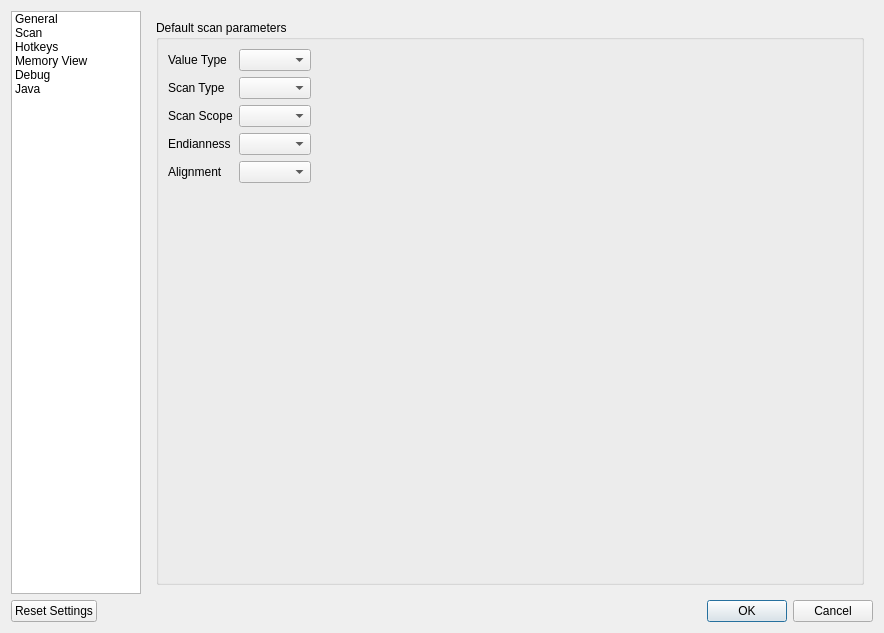
<?xml version="1.0" encoding="UTF-8"?>
<ui version="4.0">
 <class>Dialog</class>
 <widget class="QDialog" name="Dialog">
  <property name="geometry">
   <rect>
    <x>0</x>
    <y>0</y>
    <width>884</width>
    <height>633</height>
   </rect>
  </property>
  <property name="windowTitle">
   <string>Settings</string>
  </property>
  <layout class="QGridLayout" name="gridLayout">
   <item row="0" column="0">
    <layout class="QVBoxLayout" name="verticalLayout">
     <item>
      <layout class="QHBoxLayout" name="horizontalLayout_2">
       <item>
        <widget class="QListWidget" name="listWidget_Options">
         <property name="sizePolicy">
          <sizepolicy hsizetype="Fixed" vsizetype="Expanding">
           <horstretch>0</horstretch>
           <verstretch>0</verstretch>
          </sizepolicy>
         </property>
         <property name="maximumSize">
          <size>
           <width>130</width>
           <height>16777215</height>
          </size>
         </property>
         <item>
          <property name="text">
           <string>General</string>
          </property>
         </item>
         <item>
          <property name="text">
           <string>Scan</string>
          </property>
         </item>
         <item>
          <property name="text">
           <string>Hotkeys</string>
          </property>
         </item>
         <item>
          <property name="text">
           <string>Memory View</string>
          </property>
         </item>
         <item>
          <property name="text">
           <string>Debug</string>
          </property>
         </item>
         <item>
          <property name="text">
           <string>Java</string>
          </property>
         </item>
        </widget>
       </item>
       <item>
        <widget class="QStackedWidget" name="stackedWidget">
         <property name="minimumSize">
          <size>
           <width>500</width>
           <height>500</height>
          </size>
         </property>
         <property name="currentIndex">
          <number>1</number>
         </property>
         <widget class="QWidget" name="page_General">
          <layout class="QGridLayout" name="gridLayout_2">
           <item row="0" column="0">
            <layout class="QVBoxLayout" name="verticalLayout_5">
             <item>
              <layout class="QHBoxLayout" name="horizontalLayout_7">
               <item>
                <layout class="QVBoxLayout" name="verticalLayout_3">
                 <item>
                  <layout class="QVBoxLayout" name="verticalLayout_2">
                   <item>
                    <widget class="QCheckBox" name="checkBox_AutoUpdateAddressTable">
                     <property name="text">
                      <string>Auto-update address table</string>
                     </property>
                    </widget>
                   </item>
                   <item>
                    <widget class="QCheckBox" name="checkBox_CheckUpdatesOnStartup">
                     <property name="text">
                      <string>Check for AppImage updates on startup</string>
                     </property>
                    </widget>
                   </item>
                  </layout>
                 </item>
                 <item>
                  <widget class="QWidget" name="QWidget_UpdateInterval" native="true">
                   <layout class="QHBoxLayout" name="horizontalLayout_UpdateInterval">
                    <property name="topMargin">
                     <number>0</number>
                    </property>
                    <item>
                     <widget class="QLabel" name="label">
                      <property name="minimumSize">
                       <size>
                        <width>102</width>
                        <height>0</height>
                       </size>
                      </property>
                      <property name="text">
                       <string>Update Interval</string>
                      </property>
                     </widget>
                    </item>
                    <item>
                     <widget class="QSpinBox" name="spinBox_UpdateInterval">
                      <property name="minimum">
                       <number>100</number>
                      </property>
                      <property name="maximum">
                       <number>10000</number>
                      </property>
                      <property name="singleStep">
                       <number>100</number>
                      </property>
                     </widget>
                    </item>
                    <item>
                     <widget class="QLabel" name="label_2">
                      <property name="text">
                       <string notr="true">ms</string>
                      </property>
                     </widget>
                    </item>
                   </layout>
                  </widget>
                 </item>
                 <item>
                  <widget class="QWidget" name="LockInterval" native="true">
                   <layout class="QHBoxLayout" name="horizontalLayout_14">
                    <property name="topMargin">
                     <number>0</number>
                    </property>
                    <item>
                     <widget class="QLabel" name="label_12">
                      <property name="sizePolicy">
                       <sizepolicy hsizetype="Preferred" vsizetype="Preferred">
                        <horstretch>0</horstretch>
                        <verstretch>0</verstretch>
                       </sizepolicy>
                      </property>
                      <property name="minimumSize">
                       <size>
                        <width>102</width>
                        <height>0</height>
                       </size>
                      </property>
                      <property name="baseSize">
                       <size>
                        <width>0</width>
                        <height>0</height>
                       </size>
                      </property>
                      <property name="text">
                       <string>Freeze Interval</string>
                      </property>
                     </widget>
                    </item>
                    <item>
                     <widget class="QSpinBox" name="spinBox_FreezeInterval">
                      <property name="minimum">
                       <number>100</number>
                      </property>
                      <property name="maximum">
                       <number>10000</number>
                      </property>
                      <property name="singleStep">
                       <number>100</number>
                      </property>
                     </widget>
                    </item>
                    <item>
                     <widget class="QLabel" name="label_10">
                      <property name="text">
                       <string notr="true">ms</string>
                      </property>
                     </widget>
                    </item>
                   </layout>
                  </widget>
                 </item>
                </layout>
               </item>
               <item>
                <spacer name="horizontalSpacer_4">
                 <property name="orientation">
                  <enum>Qt::Orientation::Horizontal</enum>
                 </property>
                 <property name="sizeHint" stdset="0">
                  <size>
                   <width>40</width>
                   <height>20</height>
                  </size>
                 </property>
                </spacer>
               </item>
              </layout>
             </item>
             <item>
              <layout class="QHBoxLayout" name="horizontalLayout_3">
               <item>
                <widget class="QLabel" name="label_8">
                 <property name="text">
                  <string>GDB output:</string>
                 </property>
                </widget>
               </item>
               <item>
                <widget class="QCheckBox" name="checkBox_OutputModeAsync">
                 <property name="text">
                  <string>Async</string>
                 </property>
                </widget>
               </item>
               <item>
                <widget class="QCheckBox" name="checkBox_OutputModeCommand">
                 <property name="text">
                  <string>Command</string>
                 </property>
                </widget>
               </item>
               <item>
                <widget class="QCheckBox" name="checkBox_OutputModeCommandInfo">
                 <property name="text">
                  <string>Command info</string>
                 </property>
                </widget>
               </item>
               <item>
                <spacer name="horizontalSpacer_7">
                 <property name="orientation">
                  <enum>Qt::Orientation::Horizontal</enum>
                 </property>
                 <property name="sizeHint" stdset="0">
                  <size>
                   <width>40</width>
                   <height>20</height>
                  </size>
                 </property>
                </spacer>
               </item>
              </layout>
             </item>
             <item>
              <layout class="QHBoxLayout" name="horizontalLayout_12">
               <item>
                <widget class="QLabel" name="label_9">
                 <property name="toolTip">
                  <string>On start, automatically attach to processes with name matching one of the entries
Patterns at former positions have higher priority if regex is off</string>
                 </property>
                 <property name="text">
                  <string>Auto-attach to processes named</string>
                 </property>
                </widget>
               </item>
               <item>
                <widget class="QLineEdit" name="lineEdit_AutoAttach"/>
               </item>
               <item>
                <widget class="QCheckBox" name="checkBox_AutoAttachRegex">
                 <property name="text">
                  <string>Regex</string>
                 </property>
                </widget>
               </item>
              </layout>
             </item>
             <item>
              <layout class="QHBoxLayout" name="horizontalLayout_13">
               <item>
                <widget class="QLabel" name="label_13">
                 <property name="text">
                  <string>Language</string>
                 </property>
                </widget>
               </item>
               <item>
                <widget class="QComboBox" name="comboBox_Language"/>
               </item>
               <item>
                <spacer name="horizontalSpacer_10">
                 <property name="orientation">
                  <enum>Qt::Orientation::Horizontal</enum>
                 </property>
                 <property name="sizeHint" stdset="0">
                  <size>
                   <width>40</width>
                   <height>20</height>
                  </size>
                 </property>
                </spacer>
               </item>
              </layout>
             </item>
             <item>
              <layout class="QHBoxLayout" name="horizontalLayout_15">
               <item>
                <widget class="QLabel" name="label_11">
                 <property name="text">
                  <string>Logo</string>
                 </property>
                </widget>
               </item>
               <item>
                <widget class="QComboBox" name="comboBox_Logo"/>
               </item>
               <item>
                <spacer name="horizontalSpacer_8">
                 <property name="orientation">
                  <enum>Qt::Orientation::Horizontal</enum>
                 </property>
                 <property name="sizeHint" stdset="0">
                  <size>
                   <width>40</width>
                   <height>20</height>
                  </size>
                 </property>
                </spacer>
               </item>
              </layout>
             </item>
             <item>
              <layout class="QHBoxLayout" name="horizontalLayout_17">
               <item>
                <widget class="QLabel" name="label_14">
                 <property name="text">
                  <string>Theme</string>
                 </property>
                </widget>
               </item>
               <item>
                <widget class="QComboBox" name="comboBox_Theme"/>
               </item>
               <item>
                <spacer name="horizontalSpacer_11">
                 <property name="orientation">
                  <enum>Qt::Orientation::Horizontal</enum>
                 </property>
                 <property name="sizeHint" stdset="0">
                  <size>
                   <width>40</width>
                   <height>20</height>
                  </size>
                 </property>
                </spacer>
               </item>
              </layout>
             </item>
             <item>
              <spacer name="verticalSpacer_2">
               <property name="orientation">
                <enum>Qt::Orientation::Vertical</enum>
               </property>
               <property name="sizeHint" stdset="0">
                <size>
                 <width>20</width>
                 <height>40</height>
                </size>
               </property>
              </spacer>
             </item>
            </layout>
           </item>
          </layout>
         </widget>
         <widget class="QWidget" name="page_Scan">
          <layout class="QHBoxLayout" name="horizontalLayout_6">
           <item>
            <widget class="QGroupBox" name="groupBox_DefaultScanParameters">
             <property name="title">
              <string>Default scan parameters</string>
             </property>
             <layout class="QFormLayout" name="formLayout_2">
              <item row="0" column="0">
               <layout class="QFormLayout" name="formLayout">
                <item row="0" column="0">
                 <widget class="QLabel" name="label_DefaultValueType">
                  <property name="text">
                   <string>Value Type</string>
                  </property>
                 </widget>
                </item>
                <item row="0" column="1">
                 <widget class="QComboBox" name="comboBox_DefaultValueType"/>
                </item>
                <item row="1" column="0">
                 <widget class="QLabel" name="label_DefaultScanType">
                  <property name="text">
                   <string>Scan Type</string>
                  </property>
                 </widget>
                </item>
                <item row="1" column="1">
                 <widget class="QComboBox" name="comboBox_DefaultScanType"/>
                </item>
                <item row="2" column="0">
                 <widget class="QLabel" name="label_DefaultScanScope">
                  <property name="text">
                   <string>Scan Scope</string>
                  </property>
                 </widget>
                </item>
                <item row="2" column="1">
                 <widget class="QComboBox" name="comboBox_DefaultScanScope"/>
                </item>
                <item row="3" column="0">
                 <widget class="QLabel" name="label_DefaultEndianness">
                  <property name="text">
                   <string>Endianness</string>
                  </property>
                 </widget>
                </item>
                <item row="3" column="1">
                 <widget class="QComboBox" name="comboBox_DefaultEndianness"/>
                </item>
                <item row="4" column="0">
                 <widget class="QLabel" name="label_DefaultAlignment">
                  <property name="text">
                   <string>Alignment</string>
                  </property>
                 </widget>
                </item>
                <item row="4" column="1">
                 <widget class="QComboBox" name="comboBox_DefaultAlignment"/>
                </item>
               </layout>
              </item>
             </layout>
            </widget>
           </item>
          </layout>
         </widget>
         <widget class="QWidget" name="page_Hotkeys">
          <layout class="QGridLayout" name="gridLayout_3">
           <item row="0" column="0">
            <layout class="QHBoxLayout" name="horizontalLayout_5">
             <item>
              <layout class="QVBoxLayout" name="verticalLayout_4">
               <item>
                <widget class="QLabel" name="label_3">
                 <property name="text">
                  <string>Functions</string>
                 </property>
                </widget>
               </item>
               <item>
                <widget class="QListWidget" name="listWidget_Functions">
                 <property name="currentRow">
                  <number>-1</number>
                 </property>
                </widget>
               </item>
              </layout>
             </item>
             <item>
              <layout class="QVBoxLayout" name="verticalLayout_6">
               <item>
                <layout class="QVBoxLayout" name="verticalLayout_Hotkey">
                 <item>
                  <widget class="QLabel" name="label_4">
                   <property name="text">
                    <string>Hotkey</string>
                   </property>
                  </widget>
                 </item>
                 <item>
                  <widget class="QLineEdit" name="lineEdit_Hotkey">
                   <property name="readOnly">
                    <bool>true</bool>
                   </property>
                   <property name="placeholderText">
                    <string>Press shortcut</string>
                   </property>
                  </widget>
                 </item>
                </layout>
               </item>
               <item>
                <layout class="QHBoxLayout" name="horizontalLayout_4">
                 <item>
                  <spacer name="horizontalSpacer">
                   <property name="orientation">
                    <enum>Qt::Orientation::Horizontal</enum>
                   </property>
                   <property name="sizeHint" stdset="0">
                    <size>
                     <width>40</width>
                     <height>20</height>
                    </size>
                   </property>
                  </spacer>
                 </item>
                 <item>
                  <widget class="QPushButton" name="pushButton_ClearHotkey">
                   <property name="text">
                    <string>Clear</string>
                   </property>
                  </widget>
                 </item>
                </layout>
               </item>
               <item>
                <spacer name="verticalSpacer">
                 <property name="orientation">
                  <enum>Qt::Orientation::Vertical</enum>
                 </property>
                 <property name="sizeHint" stdset="0">
                  <size>
                   <width>20</width>
                   <height>40</height>
                  </size>
                 </property>
                </spacer>
               </item>
              </layout>
             </item>
            </layout>
           </item>
          </layout>
         </widget>
         <widget class="QWidget" name="page_MemoryView">
          <layout class="QGridLayout" name="gridLayout_5">
           <item row="0" column="0">
            <layout class="QVBoxLayout" name="verticalLayout_10">
             <item>
              <widget class="QCheckBox" name="checkBox_ShowMemoryViewOnStop">
               <property name="text">
                <string>Bring Memory View to front when the inferior is stopped</string>
               </property>
              </widget>
             </item>
             <item>
              <layout class="QHBoxLayout" name="horizontalLayout_10">
               <item>
                <widget class="QLabel" name="label_6">
                 <property name="text">
                  <string>Instructions shown per scroll in Disassembly View</string>
                 </property>
                </widget>
               </item>
               <item>
                <widget class="QSpinBox" name="spinBox_InstructionsPerScroll"/>
               </item>
               <item>
                <spacer name="horizontalSpacer_6">
                 <property name="orientation">
                  <enum>Qt::Orientation::Horizontal</enum>
                 </property>
                 <property name="sizeHint" stdset="0">
                  <size>
                   <width>40</width>
                   <height>20</height>
                  </size>
                 </property>
                </spacer>
               </item>
              </layout>
             </item>
             <item>
              <layout class="QHBoxLayout" name="horizontalLayout_19">
               <item>
                <widget class="QLabel" name="label_16">
                 <property name="text">
                  <string>Bytes shown per scroll in Hex View</string>
                 </property>
                </widget>
               </item>
               <item>
                <widget class="QSpinBox" name="spinBox_BytesPerScroll">
                 <property name="prefix">
                  <string notr="true">0x</string>
                 </property>
                 <property name="maximum">
                  <number>4096</number>
                 </property>
                 <property name="singleStep">
                  <number>16</number>
                 </property>
                 <property name="displayIntegerBase">
                  <number>16</number>
                 </property>
                </widget>
               </item>
               <item>
                <spacer name="horizontalSpacer_2">
                 <property name="orientation">
                  <enum>Qt::Orientation::Horizontal</enum>
                 </property>
                 <property name="sizeHint" stdset="0">
                  <size>
                   <width>40</width>
                   <height>20</height>
                  </size>
                 </property>
                </spacer>
               </item>
              </layout>
             </item>
             <item>
              <spacer name="verticalSpacer_4">
               <property name="orientation">
                <enum>Qt::Orientation::Vertical</enum>
               </property>
               <property name="sizeHint" stdset="0">
                <size>
                 <width>20</width>
                 <height>40</height>
                </size>
               </property>
              </spacer>
             </item>
            </layout>
           </item>
          </layout>
         </widget>
         <widget class="QWidget" name="page_Debug">
          <layout class="QGridLayout" name="gridLayout_6">
           <item row="0" column="0">
            <layout class="QVBoxLayout" name="verticalLayout_11">
             <item>
              <layout class="QHBoxLayout" name="horizontalLayout_11">
               <item>
                <layout class="QHBoxLayout" name="horizontalLayout_10">
                 <item>
                  <widget class="QLabel" name="label_GDBPath">
                   <property name="text">
                    <string>GDB Path</string>
                   </property>
                  </widget>
                 </item>
                 <item>
                  <widget class="QLineEdit" name="lineEdit_GDBPath"/>
                 </item>
                </layout>
               </item>
               <item>
                <widget class="QPushButton" name="pushButton_GDBPath"/>
               </item>
              </layout>
             </item>
             <item>
              <widget class="QCheckBox" name="checkBox_GDBLogging">
               <property name="text">
                <string>GDB Logging</string>
               </property>
              </widget>
             </item>
             <item>
              <layout class="QHBoxLayout" name="horizontalLayout_18">
               <item>
                <widget class="QLabel" name="label_15">
                 <property name="text">
                  <string>Interruption signal</string>
                 </property>
                </widget>
               </item>
               <item>
                <widget class="QComboBox" name="comboBox_InterruptSignal"/>
               </item>
               <item>
                <spacer name="horizontalSpacer_12">
                 <property name="orientation">
                  <enum>Qt::Orientation::Horizontal</enum>
                 </property>
                 <property name="sizeHint" stdset="0">
                  <size>
                   <width>40</width>
                   <height>20</height>
                  </size>
                 </property>
                </spacer>
               </item>
              </layout>
             </item>
             <item>
              <layout class="QHBoxLayout" name="horizontalLayout_16">
               <item>
                <widget class="QPushButton" name="pushButton_HandleSignals">
                 <property name="text">
                  <string>Handle Signals</string>
                 </property>
                </widget>
               </item>
               <item>
                <spacer name="horizontalSpacer_9">
                 <property name="orientation">
                  <enum>Qt::Orientation::Horizontal</enum>
                 </property>
                 <property name="sizeHint" stdset="0">
                  <size>
                   <width>40</width>
                   <height>20</height>
                  </size>
                 </property>
                </spacer>
               </item>
              </layout>
             </item>
             <item>
              <spacer name="verticalSpacer_5">
               <property name="orientation">
                <enum>Qt::Orientation::Vertical</enum>
               </property>
               <property name="sizeHint" stdset="0">
                <size>
                 <width>20</width>
                 <height>40</height>
                </size>
               </property>
              </spacer>
             </item>
            </layout>
           </item>
          </layout>
         </widget>
         <widget class="QWidget" name="page_Java">
          <layout class="QGridLayout" name="gridLayout_7">
           <item row="0" column="0">
            <widget class="QCheckBox" name="checkBox_JavaSegfault">
             <property name="text">
              <string>Ignore SIGSEGV for Java processes (overrides signal settings if enabled)</string>
             </property>
            </widget>
           </item>
           <item row="1" column="0">
            <spacer name="verticalSpacer_6">
             <property name="orientation">
              <enum>Qt::Orientation::Vertical</enum>
             </property>
             <property name="sizeHint" stdset="0">
              <size>
               <width>20</width>
               <height>40</height>
              </size>
             </property>
            </spacer>
           </item>
          </layout>
         </widget>
        </widget>
       </item>
      </layout>
     </item>
     <item>
      <layout class="QHBoxLayout" name="horizontalLayout">
       <item>
        <widget class="QPushButton" name="pushButton_ResetSettings">
         <property name="text">
          <string>Reset Settings</string>
         </property>
        </widget>
       </item>
       <item>
        <spacer name="horizontalSpacer_3">
         <property name="orientation">
          <enum>Qt::Orientation::Horizontal</enum>
         </property>
         <property name="sizeHint" stdset="0">
          <size>
           <width>40</width>
           <height>20</height>
          </size>
         </property>
        </spacer>
       </item>
       <item>
        <widget class="QDialogButtonBox" name="buttonBox">
         <property name="orientation">
          <enum>Qt::Orientation::Horizontal</enum>
         </property>
         <property name="standardButtons">
          <set>QDialogButtonBox::StandardButton::Cancel|QDialogButtonBox::StandardButton::Ok</set>
         </property>
        </widget>
       </item>
      </layout>
     </item>
    </layout>
   </item>
  </layout>
 </widget>
 <resources/>
 <connections>
  <connection>
   <sender>buttonBox</sender>
   <signal>accepted()</signal>
   <receiver>Dialog</receiver>
   <slot>accept()</slot>
   <hints>
    <hint type="sourcelabel">
     <x>248</x>
     <y>254</y>
    </hint>
    <hint type="destinationlabel">
     <x>157</x>
     <y>274</y>
    </hint>
   </hints>
  </connection>
  <connection>
   <sender>buttonBox</sender>
   <signal>rejected()</signal>
   <receiver>Dialog</receiver>
   <slot>reject()</slot>
   <hints>
    <hint type="sourcelabel">
     <x>316</x>
     <y>260</y>
    </hint>
    <hint type="destinationlabel">
     <x>286</x>
     <y>274</y>
    </hint>
   </hints>
  </connection>
 </connections>
 <designerdata>
  <property name="gridDeltaX">
   <number>5</number>
  </property>
  <property name="gridDeltaY">
   <number>5</number>
  </property>
  <property name="gridSnapX">
   <bool>true</bool>
  </property>
  <property name="gridSnapY">
   <bool>true</bool>
  </property>
  <property name="gridVisible">
   <bool>true</bool>
  </property>
 </designerdata>
</ui>
